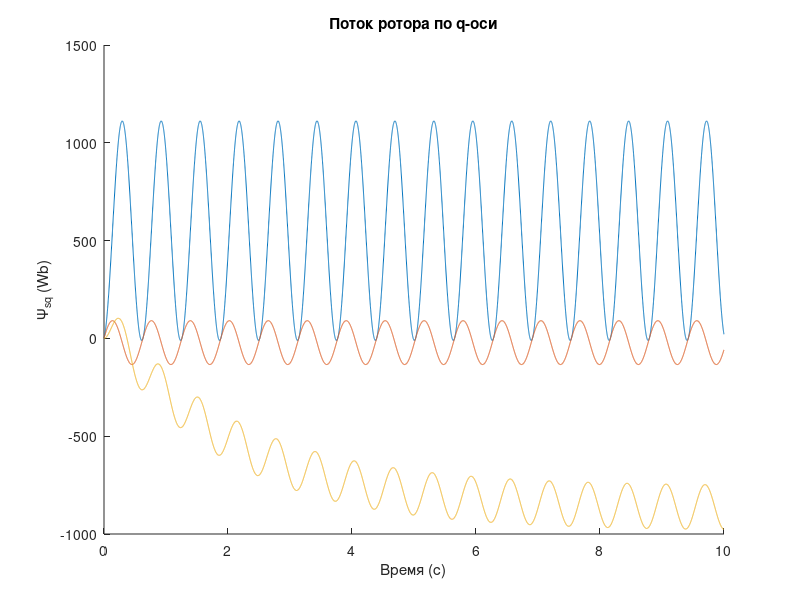
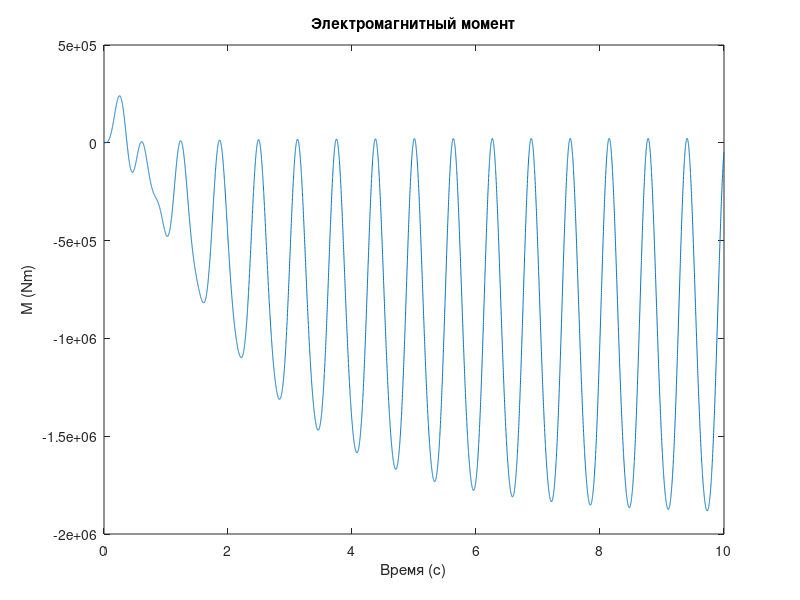

MATLAB code for these plots, in order:
clc; clear all; close all;

T = 10; % Время моделирования
dt = 0.001; % Шаг интегрирования
N = T / dt; % Количество шагов

Ls = 0.2; % Индуктивность статора
Lm = 0.2; % Взаимная индуктивность
Rs = 0.01; % Сопротивление статора
Rr = 0.01; % Сопротивление ротора
Tr = 0.1; % Время роторной цепи
KRP = 1.5; % Константа для электромагнитного момента

% Входные сигналы
Usd = 220; % Напряжение на статоре по d-оси
Usq = 220; % Напряжение на статоре по q-оси
omega_e = 50; % Электрическая угловая скорость
omega_R = 48; % Угловая скорость ротора

% Начальные условия
Isd = 0; % Ток статора по d-оси
Isq = 0; % Ток статора по q-оси
PsiSq = 0; % Поток ротора по q-оси

% Массивы для хранения результатов
time = (0:dt:T-dt)';
Isd_array = zeros(N, 1);
Isq_array = zeros(N, 1);
PsiSq_array = zeros(N, 1);
M_array = zeros(N, 1);

for i = 1:N
    % Текущее время
    t = (i-1) * dt;
    
    % Расчет производных
    dIsd = (1/Ls) * (Usd - Rs * Isd + omega_e * Ls * Isq);
    dIsq = (1/Ls) * (Usq - Rs * Isq - (omega_e - omega_R) * Lm * Isd);
    PsiR = Lm * Isd; % Поток ротора по d-оси
    dPsiSq = - (omega_e - omega_R) * PsiR + (1/Tr) * (Isq - (Rr/Lm) * PsiSq);
    
    % Обновление переменных методом Эйлера
    Isd = Isd + dIsd * dt;
    Isq = Isq + dIsq * dt;
    PsiSq = PsiSq + dPsiSq * dt;
    
    % Вычисление электромагнитного момента
    M = (3/2) * KRP * PsiSq * Isd;
    
    % Сохранение результатов
    Isd_array(i) = Isd;
    Isq_array(i) = Isq;
    PsiSq_array(i) = PsiSq;
    M_array(i) = M;
end

figure;
hold on
plot(time, Isd_array);
title('Ток статора по d-оси');
xlabel('Время (с)');
ylabel('I_{sd} (A)');

plot(time, Isq_array);
title('Ток статора по q-оси');
xlabel('Время (с)');
ylabel('I_{sq} (A)');

plot(time, PsiSq_array);
title('Поток ротора по q-оси');
xlabel('Время (с)');
ylabel('Ψ_{sq} (Wb)');
hold off

figure;
plot(time, M_array);
title('Электромагнитный момент');
xlabel('Время (с)');
ylabel('M (Nm)');
